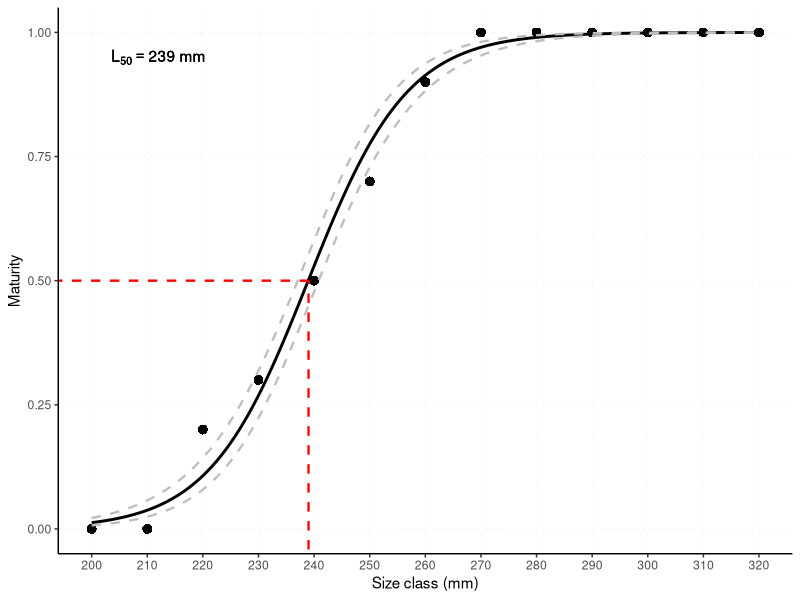
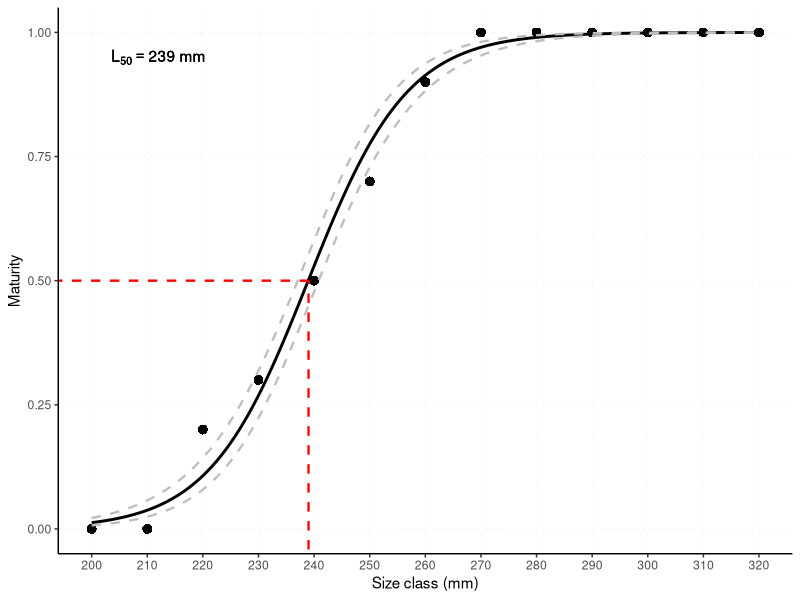

Recreate these plots in R, in order.
## Maturity at size ##
## by Lucas Rodrigues 31/03/23 ##

# libraries
library(readxl)
library(car)
library(ggplot2)
library(emmeans)
library(dplyr)

# insert data
data <- read_excel("example_maturity_at_size.xlsx", sheet = "Plan1")

# frequentist Binomial model
mod <- glm(cbind(mature, total-mature) ~ class, data = data, family = binomial(link="logit"))
Anova(mod)

# generating data from model
yhat.df <- emmeans(mod, ~ class, at=list(class=seq(min(data$class),max(data$class),by=ifelse(max(data$class)>1000,1,.1))), type='response') %>%
  as.data.frame()

# choose the maturity probability! ex. .5, .9, etc
prob_mat <- .5

# size at maturity
cut <- filter(yhat.df, prob >= prob_mat)

SzAtMat <- round(min(cut$class),3)
SzAtMat

# plot
ggplot() +
  geom_point(data = data, aes(x = class, y = mature/total), colour = "black", shape = 16, size=3)+
  geom_line(data = yhat.df, aes(y = prob, x = class), col="black", lty=1, lwd=1) +
  geom_line(data = yhat.df, aes(y = asymp.LCL, x = class), col="grey", lty=2, lwd=.8) +
  geom_line(data = yhat.df, aes(y = asymp.UCL, x = class), col="grey", lty=2, lwd=.8) +
  geom_segment(aes(x = -15, xend = SzAtMat, y = prob_mat, yend = prob_mat), color ="red", size =.8, linetype = "dashed")+
  geom_segment(aes(x = SzAtMat, xend = SzAtMat, y = -.5, yend = prob_mat), color ="red", size =.8, linetype = "dashed")+
  annotate(geom = "text",x = quantile(seq(min(data$class),max(data$class)),.1), y = .95, label = bquote(L[50] == .(SzAtMat) ~ "mm"), color = "black") +
  ylab("Maturity") +
  xlab("Size class (mm)") +
  scale_x_continuous(breaks = as.numeric(data$class)) +
  coord_cartesian(xlim = c(min(data$class),max(data$class)), ylim = c(0,1))+
   theme(panel.background = element_blank(),
        axis.line = element_line(colour = "black"),
        panel.grid.major = element_line(color = "grey90", size = 0.1, linetype = 2), legend.position = 'none')

# saving plot
ggsave("image.jpeg", width = 120, height = 100, units = c("mm"), dpi = 600)
